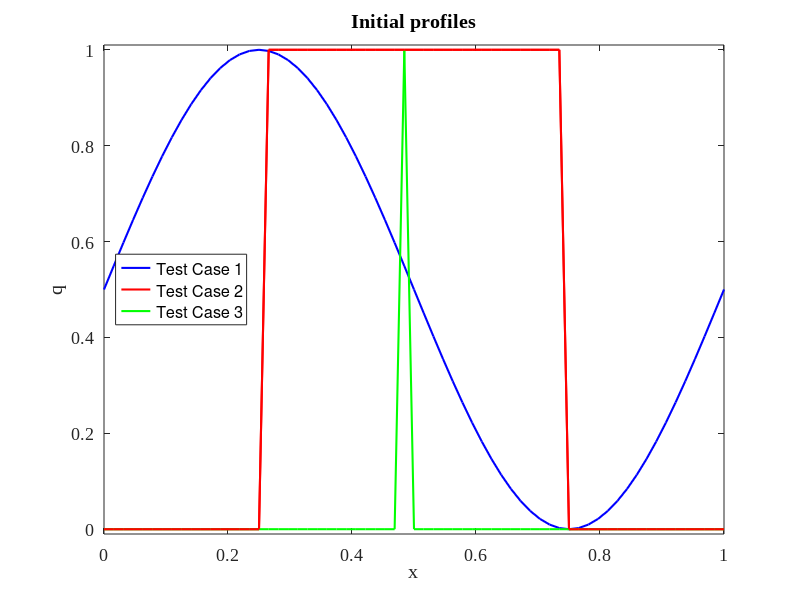

Reproduce this figure in MATLAB.
close all
clear
clc

N = 64;
dx = 1/64;
C = 0.1;
dt = C*dx;

x = 0:dx:1;


q_1 = 0.5*(1.0+sin(2.0*pi*x));

q_2 = zeros(1,length(x));
q_3 = zeros(1,length(x));

for i = 1:length(x)
   
    if x(i) > 0.25 && x(i) < 0.75
        q_2(i) = 1;
    end
    
end

q_3(floor(N/2))=1.0;

fontsize = 13;
lin_wid = 1.5;
grey1 = 0.75;

plot(x,q_1,'b','LineWidth',lin_wid)
hold on
plot(x,q_2,'r','LineWidth',lin_wid)
plot(x,q_3,'g','LineWidth',lin_wid)
plot(x,q_2,'r','LineWidth',lin_wid)

ylim([-0.01 1.01])
xlabel('x','FontSize',fontsize,'FontName','TimesNewRoman')
ylabel('q','FontSize',fontsize,'FontName','TimesNewRoman')
title('Initial profiles','FontSize',fontsize,'FontName','TimesNewRoman')
legend('Test Case 1','Test Case 2','Test Case 3','location','West')
% legend boxoff
box on
set(gca,'FontSize',fontsize,'FontName','TimesNewRoman')